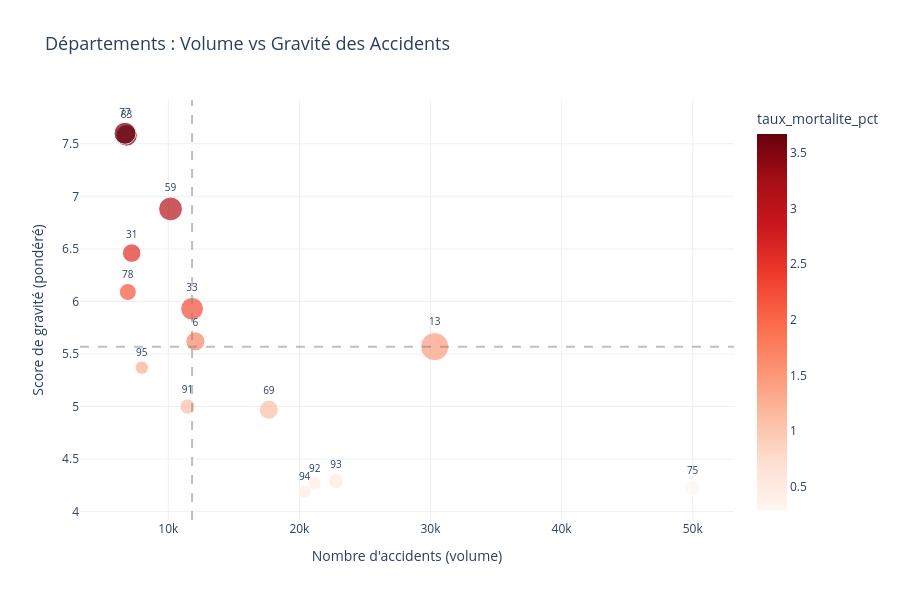

This figure's notebook cell:
### Code cell
# Visualisation : Scatter plot Volume vs Gravité pour les départements
if not df_departements.empty:
    fig = px.scatter(
        df_departements,
        x='nb_accidents',
        y='score_gravite',
        size='nb_tues',
        color='taux_mortalite_pct',
        hover_name='departement',
        hover_data={'nb_accidents': ':,', 'nb_tues': True, 'score_gravite': ':.2f', 'taux_mortalite_pct': ':.2f%'},
        text='code_departement',
        color_continuous_scale='Reds',
        title='Départements : Volume vs Gravité des Accidents'
    )
    
    fig.update_traces(textposition='top center', textfont_size=10)
    
    fig.update_layout(
        height=600,
        xaxis_title="Nombre d'accidents (volume)",
        yaxis_title='Score de gravité (pondéré)',
        template='plotly_white',
        font=dict(size=12),
        title_font_size=18
    )
    
    # Ajouter les lignes médianes pour créer un quadrant
    median_accidents = float(df_departements['nb_accidents'].median())
    median_gravite = float(df_departements['score_gravite'].median())
    
    fig.add_vline(x=median_accidents, line_dash="dash", line_color="gray", opacity=0.5)
    fig.add_hline(y=median_gravite, line_dash="dash", line_color="gray", opacity=0.5)
    
    fig.show()

### Figure 1 — Plotly figure (JSON) as saved in the notebook; plotly's stock layout.template omitted (floating-point values rounded to 4 significant figures)
{"data": [{"customdata": [[295.0, 0.29], [982.0, 1.44], [270.0, 0.53], [213.0, 0.48], [211.0, 0.46], [446.0, 1.1], [450.0, 1.7], [636.0, 2.24], [287.0, 1.1], [696.0, 3.05], [222.0, 1.27], [421.0, 2.57], [357.0, 2.18], [568.0, 3.56], [591.0, 3.67]], "hovertemplate": "<b>%{hovertext}</b><br><br>nb_accidents=%{x:,}<br>score_gravite=%{y:.2f}<br>nb_tues=%{customdata[0]}<br>code_departement=%{text}<br>taux_mortalite_pct=%{marker.color:.2f%}<extra></extra>", "hovertext": ["Paris", "Bouches-du-Rhône", "Seine-Saint-Denis", "Hauts-de-Seine", "Val-de-Marne", "Rhône", "Alpes-Maritimes", "Gironde", "Essonne", "Nord", "Val-d'Oise", "Haute-Garonne", "Yvelines", "Var", "Seine-et-Marne"], "legendgroup": "", "marker": {"color": [0.29, 1.44, 0.53, 0.48, 0.46, 1.1, 1.7, 2.24, 1.1, 3.05, 1.27, 2.57, 2.18, 3.56, 3.67], "coloraxis": "coloraxis", "size": [295, 982, 270, 213, 211, 446, 450, 636, 287, 696, 222, 421, 357, 568, 591], "sizemode": "area", "sizeref": 2.455, "symbol": "circle"}, "mode": "markers+text", "name": "", "orientation": "v", "showlegend": false, "text": [75.0, 13.0, 93.0, 92.0, 94.0, 69.0, 6.0, 33.0, 91.0, 59.0, 95.0, 31.0, 78.0, 83.0, 77.0], "textfont": {"size": 10}, "textposition": "top center", "type": "scatter", "x": [49992, 30318, 22789, 21167, 20399, 17671, 12067, 11814, 11466, 10172, 7980, 7208, 6914, 6818, 6695], "xaxis": "x", "y": [4.23, 5.57, 4.29, 4.27, 4.19, 4.97, 5.62, 5.93, 5.0, 6.88, 5.37, 6.46, 6.09, 7.58, 7.6], "yaxis": "y"}], "layout": {"coloraxis": {"colorbar": {"title": {"text": "taux_mortalite_pct"}}, "colorscale": [[0, "rgb(255,245,240)"], [0.125, "rgb(254,224,210)"], [0.25, "rgb(252,187,161)"], [0.375, "rgb(252,146,114)"], [0.5, "rgb(251,106,74)"], [0.625, "rgb(239,59,44)"], [0.75, "rgb(203,24,29)"], [0.875, "rgb(165,15,21)"], [1, "rgb(103,0,13)"]]}, "font": {"size": 12}, "height": 600, "legend": {"itemsizing": "constant", "tracegroupgap": 0}, "shapes": [{"line": {"color": "gray", "dash": "dash"}, "opacity": 0.5, "type": "line", "x0": 11814, "x1": 11814, "xref": "x", "y0": 0, "y1": 1, "yref": "y domain"}, {"line": {"color": "gray", "dash": "dash"}, "opacity": 0.5, "type": "line", "x0": 0, "x1": 1, "xref": "x domain", "y0": 5.57, "y1": 5.57, "yref": "y"}], "title": {"font": {"size": 18}, "text": "Départements : Volume vs Gravité des Accidents"}, "xaxis": {"anchor": "y", "domain": [0, 1], "title": {"text": "Nombre d'accidents (volume)"}}, "yaxis": {"anchor": "x", "domain": [0, 1], "title": {"text": "Score de gravité (pondéré)"}}}}
